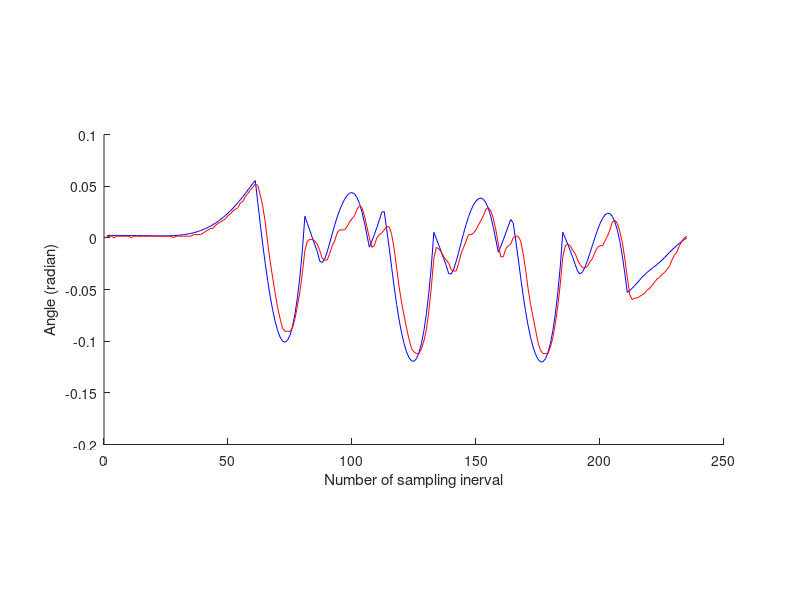

This chart was generated by the following MATLAB code:
hiproll = [
 4.20000000e-05 1.57600000e-03
 1.57600000e-03 2.45800000e-03
 1.57600000e-03 2.34700000e-03
 4.20000000e-05 2.34100000e-03
 1.57600000e-03 2.33800000e-03
 1.57600000e-03 2.33200000e-03
 1.57600000e-03 2.32400000e-03
 1.57600000e-03 2.31200000e-03
 1.57600000e-03 2.29800000e-03
 1.57600000e-03 2.28000000e-03
 4.20000000e-05 2.25800000e-03
 1.57600000e-03 2.23200000e-03
 1.57600000e-03 2.20300000e-03
 1.57600000e-03 2.17000000e-03
 1.57600000e-03 2.13400000e-03
 1.57600000e-03 2.09500000e-03
 1.57600000e-03 2.05500000e-03
 1.57600000e-03 2.01500000e-03
 1.57600000e-03 1.97700000e-03
 1.57600000e-03 1.94300000e-03
 1.57600000e-03 1.91400000e-03
 1.57600000e-03 1.89400000e-03
 1.57600000e-03 1.88700000e-03
 1.57600000e-03 1.89500000e-03
 1.57600000e-03 1.92200000e-03
 1.57600000e-03 1.97300000e-03
 1.57600000e-03 2.05200000e-03
 4.20000000e-05 2.16400000e-03
 1.57600000e-03 2.31400000e-03
 1.57600000e-03 2.50600000e-03
 1.57600000e-03 2.74700000e-03
 1.57600000e-03 3.04100000e-03
 1.57600000e-03 3.39500000e-03
 1.57600000e-03 3.81300000e-03
 1.57600000e-03 4.30200000e-03
 3.11000000e-03 4.86900000e-03
 3.11000000e-03 5.51800000e-03
 3.11000000e-03 6.25500000e-03
 3.11000000e-03 7.08800000e-03
 4.64400000e-03 8.02000000e-03
 6.17800000e-03 9.05800000e-03
 7.71200000e-03 1.02060000e-02
 9.24600000e-03 1.14700000e-02
 9.24600000e-03 1.28550000e-02
 1.23140000e-02 1.43640000e-02
 1.38480000e-02 1.60020000e-02
 1.53820000e-02 1.77720000e-02
 1.69160000e-02 1.96770000e-02
 1.84500000e-02 2.17210000e-02
 2.15180000e-02 2.39050000e-02
 2.30520000e-02 2.62310000e-02
 2.61200000e-02 2.86970000e-02
 2.76540000e-02 3.13030000e-02
 2.91880000e-02 3.40450000e-02
 3.37900000e-02 3.69170000e-02
 3.53240000e-02 3.99100000e-02
 3.99260000e-02 4.30110000e-02
 4.29940000e-02 4.62010000e-02
 4.60620000e-02 4.94570000e-02
 4.91300000e-02 5.27460000e-02
 5.21980000e-02 5.53660000e-02
 5.06640000e-02 3.42030000e-02
 4.14600000e-02 1.35640000e-02
 3.07220000e-02 -6.15200000e-03
 1.53820000e-02 -2.45690000e-02
 -4.56000000e-03 -4.14230000e-02
 -2.29680000e-02 -5.65140000e-02
 -3.83080000e-02 -6.96820000e-02
 -5.36480000e-02 -8.07720000e-02
 -6.74540000e-02 -8.96270000e-02
 -7.81920000e-02 -9.60780000e-02
 -8.73960000e-02 -9.99520000e-02
 -9.04640000e-02 -1.01054000e-01
 -9.04640000e-02 -9.91890000e-02
 -9.04640000e-02 -9.41520000e-02
 -8.73960000e-02 -8.57200000e-02
 -7.81920000e-02 -7.36480000e-02
 -6.59200000e-02 -5.76260000e-02
 -5.21140000e-02 -3.72060000e-02
 -3.37060000e-02 -1.16100000e-02
 -1.22300000e-02 2.08110000e-02
 -3.02600000e-03 1.40090000e-02
 -1.49200000e-03 7.14200000e-03
 -1.49200000e-03 1.54000000e-04
 -3.02600000e-03 -6.74200000e-03
 -6.09400000e-03 -1.32960000e-02
 -1.22300000e-02 -2.26120000e-02
 -1.99000000e-02 -2.38030000e-02
 -2.14340000e-02 -2.03020000e-02
 -2.14340000e-02 -1.35140000e-02
 -1.52980000e-02 -5.05100000e-03
 -7.62800000e-03 3.72500000e-03
 -3.02600000e-03 1.22110000e-02
 4.64400000e-03 1.99540000e-02
 7.71200000e-03 2.66610000e-02
 7.71200000e-03 3.24240000e-02
 7.71200000e-03 3.72570000e-02
 1.07800000e-02 4.08910000e-02
 1.53820000e-02 4.31790000e-02
 1.84500000e-02 4.38070000e-02
 2.15180000e-02 4.24750000e-02
 2.76540000e-02 3.89380000e-02
 3.07220000e-02 3.32700000e-02
 2.91880000e-02 2.52710000e-02
 2.15180000e-02 1.49670000e-02
 1.07800000e-02 2.94500000e-03
 4.20000000e-05 -9.02100000e-03
 -9.16200000e-03 -3.29000000e-03
 -7.62800000e-03 2.99900000e-03
 4.20000000e-05 9.78000000e-03
 3.11000000e-03 1.70370000e-02
 4.64400000e-03 2.48300000e-02
 7.71200000e-03 2.53920000e-02
 1.07800000e-02 8.06100000e-03
 1.07800000e-02 -9.65800000e-03
 3.11000000e-03 -2.88570000e-02
 -1.06960000e-02 -4.74880000e-02
 -2.91040000e-02 -6.45520000e-02
 -4.75120000e-02 -7.94940000e-02
 -6.28520000e-02 -9.20030000e-02
 -7.51240000e-02 -1.02340000e-01
 -8.73960000e-02 -1.10397000e-01
 -9.81340000e-02 -1.16027000e-01
 -1.07338000e-01 -1.19095000e-01
 -1.10406000e-01 -1.19460000e-01
 -1.11940000e-01 -1.16902000e-01
 -1.11940000e-01 -1.11228000e-01
 -1.07338000e-01 -1.02248000e-01
 -9.96680000e-02 -8.97270000e-02
 -8.89300000e-02 -7.33560000e-02
 -7.05220000e-02 -5.27040000e-02
 -4.75120000e-02 -2.70210000e-02
 -1.99000000e-02 5.29200000e-03
 -9.16200000e-03 -8.88000000e-04
 -1.06960000e-02 -7.09000000e-03
 -1.37640000e-02 -1.35860000e-02
 -1.83660000e-02 -2.01630000e-02
 -2.14340000e-02 -2.67920000e-02
 -2.45020000e-02 -3.47170000e-02
 -3.06380000e-02 -3.49700000e-02
 -3.21720000e-02 -3.03040000e-02
 -3.21720000e-02 -2.28560000e-02
 -2.45020000e-02 -1.40470000e-02
 -1.52980000e-02 -4.65300000e-03
 -9.16200000e-03 4.42600000e-03
 -3.02600000e-03 1.28680000e-02
 3.11000000e-03 2.04640000e-02
 3.11000000e-03 2.68090000e-02
 4.64400000e-03 3.19040000e-02
 7.71200000e-03 3.56160000e-02
 1.23140000e-02 3.78470000e-02
 1.69160000e-02 3.85480000e-02
 2.15180000e-02 3.72280000e-02
 2.76540000e-02 3.38670000e-02
 2.91880000e-02 2.82290000e-02
 2.61200000e-02 2.02360000e-02
 1.84500000e-02 1.00140000e-02
 7.71200000e-03 -1.95100000e-03
 -6.09400000e-03 -1.39590000e-02
 -1.83660000e-02 -8.15700000e-03
 -1.83660000e-02 -1.94100000e-03
 -1.06960000e-02 4.64200000e-03
 -7.62800000e-03 1.12440000e-02
 -6.09400000e-03 1.77690000e-02
 4.20000000e-05 1.43670000e-02
 1.57600000e-03 -2.11200000e-03
 1.57600000e-03 -1.97520000e-02
 -3.02600000e-03 -3.80820000e-02
 -1.52980000e-02 -5.56280000e-02
 -3.06380000e-02 -7.12550000e-02
 -4.90460000e-02 -8.47850000e-02
 -6.43860000e-02 -9.62580000e-02
 -7.66580000e-02 -1.05532000e-01
 -8.89300000e-02 -1.12680000e-01
 -1.01202000e-01 -1.17559000e-01
 -1.08872000e-01 -1.20017000e-01
 -1.11940000e-01 -1.19893000e-01
 -1.11940000e-01 -1.17003000e-01
 -1.11940000e-01 -1.11144000e-01
 -1.05804000e-01 -1.02094000e-01
 -9.66000000e-02 -8.95770000e-02
 -8.27940000e-02 -7.32720000e-02
 -6.59200000e-02 -5.27270000e-02
 -4.44440000e-02 -2.71770000e-02
 -1.83660000e-02 5.38100000e-03
 -7.62800000e-03 -3.37000000e-04
 -6.09400000e-03 -6.20700000e-03
 -7.62800000e-03 -1.23820000e-02
 -1.22300000e-02 -1.89310000e-02
 -1.52980000e-02 -2.57500000e-02
 -2.14340000e-02 -3.24900000e-02
 -2.60360000e-02 -3.50460000e-02
 -2.91040000e-02 -3.27560000e-02
 -2.91040000e-02 -2.80600000e-02
 -2.75700000e-02 -2.15870000e-02
 -2.29680000e-02 -1.42720000e-02
 -1.99000000e-02 -6.86000000e-03
 -1.37640000e-02 5.03000000e-04
 -9.16200000e-03 7.56700000e-03
 -7.62800000e-03 1.37260000e-02
 -7.62800000e-03 1.87040000e-02
 -3.02600000e-03 2.21750000e-02
 1.57600000e-03 2.38540000e-02
 7.71200000e-03 2.34480000e-02
 1.53820000e-02 2.06710000e-02
 1.69160000e-02 1.54030000e-02
 1.38480000e-02 7.44600000e-03
 6.17800000e-03 -3.43700000e-03
 -4.56000000e-03 -1.74260000e-02
 -1.99000000e-02 -3.43720000e-02
 -3.83080000e-02 -5.28450000e-02
 -5.51820000e-02 -5.09610000e-02
 -5.97840000e-02 -4.87110000e-02
 -5.82500000e-02 -4.62350000e-02
 -5.82500000e-02 -4.35780000e-02
 -5.67160000e-02 -4.07860000e-02
 -5.51820000e-02 -3.79760000e-02
 -5.36480000e-02 -3.56720000e-02
 -5.05800000e-02 -3.34340000e-02
 -4.90460000e-02 -3.14720000e-02
 -4.59780000e-02 -2.94400000e-02
 -4.29100000e-02 -2.76490000e-02
 -3.98420000e-02 -2.57900000e-02
 -3.83080000e-02 -2.37230000e-02
 -3.52400000e-02 -2.15880000e-02
 -3.37060000e-02 -1.91850000e-02
 -3.06380000e-02 -1.66750000e-02
 -2.75700000e-02 -1.41750000e-02
 -2.14340000e-02 -1.17870000e-02
 -1.68320000e-02 -9.51700000e-03
 -1.37640000e-02 -7.36700000e-03
 -7.62800000e-03 -5.34000000e-03
 -3.02600000e-03 -3.44400000e-03
 4.20000000e-05 -1.67300000e-03
 1.57600000e-03 -2.50000000e-05];

cla; clf;
hold on
plot(hiproll(:,2), 'b');
plot(hiproll(:,1), 'r');
xlabel('Number of sampling inerval')
ylabel('Angle (radian)')
hold off
pbaspect ([2 1 1])
print -depsc2 -FTimes:16 -tight hiproll.eps

